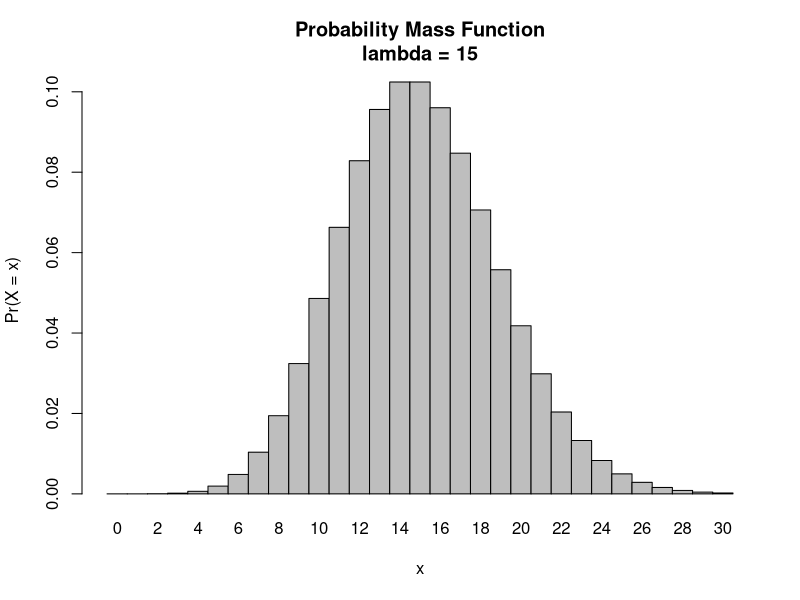
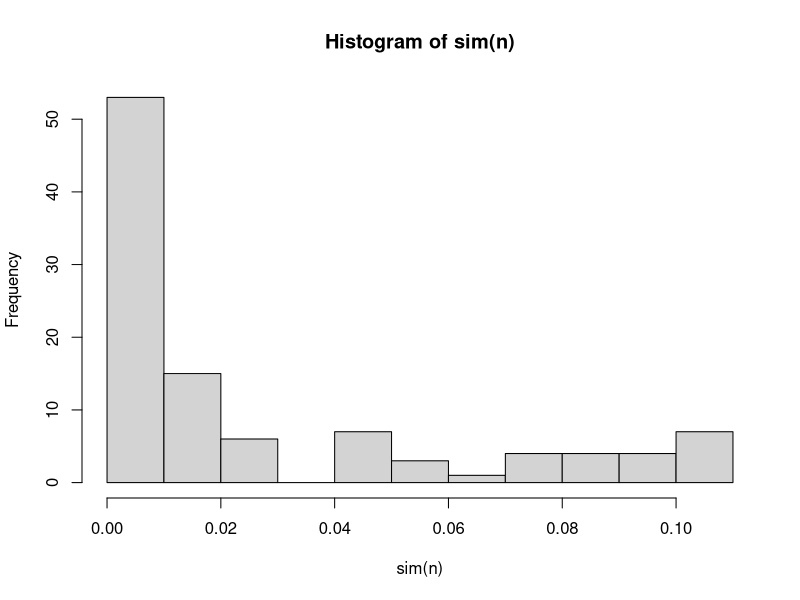

Here is the R script that generated these plots, in order:
## ---- chunk 1
knitr::opts_chunk$set(echo = TRUE)
## ---- chunk 2

#We can use the probability mass function for the Poisson Distribution to determine this: 

e <- 2.71828
fish <- function(l, x) {
  ((l^x * e^(-l)) / factorial(x))
} 

fish(15, 8)

## ---- chunk 3

#So, the probability of hearing more than 8 calls in a given session should be:
# P(>8) = 1 - P(<=8) = 1 - (P(0:8)

1 - sum(fish(15, 0:8))               

## ---- chunk 4

fish(15, 0)

## ---- chunk 5

fish(15, 3)

## ---- chunk 6

x <- 0:30
l = 15
monkeycalls <- dpois(x = x, lambda = l)
barplot(monkeycalls, names.arg = x, space = 0, xlab = "x", ylab = "Pr(X = x)", main = paste0("Probability Mass Function\nlambda = ", 
    l))

## ---- chunk 7

x <- 0:30
l = 15
monkeycalls <- dpois(x = x, lambda = l)

n <- 104
sim <- function(n) {
  sample(monkeycalls, n, replace = TRUE)
}

sim(n)

## ---- chunk 8

hist(sim(n))

sim(n)
nrolls <- 1000
roll <- function(x) {
    sample(1:6, x, replace = TRUE)
}


